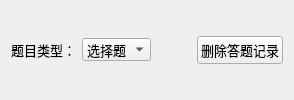
              <widget class="QWidget" name="widget_5" native="true">
               <property name="font">
                <font>
                 <pointsize>10</pointsize>
                </font>
               </property>
               <property name="styleSheet">
                <string notr="true">QWidget #widget_5 {
	border-left: 3px outset #2D42B8;
}</string>
               </property>
               <layout class="QHBoxLayout" name="horizontalLayout_3">
                <item>
                 <widget class="QLabel" name="label_8">
                  <property name="font">
                   <font>
                    <pointsize>10</pointsize>
                   </font>
                  </property>
                  <property name="text">
                   <string>题目类型：</string>
                  </property>
                 </widget>
                </item>
                <item>
                 <widget class="QComboBox" name="comboBox_showCategory">
                  <property name="sizePolicy">
                   <sizepolicy hsizetype="Preferred" vsizetype="Maximum">
                    <horstretch>0</horstretch>
                    <verstretch>0</verstretch>
                   </sizepolicy>
                  </property>
                  <property name="font">
                   <font>
                    <pointsize>10</pointsize>
                   </font>
                  </property>
                  <item>
                   <property name="text">
                    <string>选择题</string>
                   </property>
                  </item>
                  <item>
                   <property name="text">
                    <string>填空题</string>
                   </property>
                  </item>
                  <item>
                   <property name="text">
                    <string>编程题</string>
                   </property>
                  </item>
                 </widget>
                </item>
                <item>
                 <spacer name="horizontalSpacer_4">
                  <property name="orientation">
                   <enum>Qt::Horizontal</enum>
                  </property>
                  <property name="sizeHint" stdset="0">
                   <size>
                    <width>40</width>
                    <height>20</height>
                   </size>
                  </property>
                 </spacer>
                </item>
                <item>
                 <widget class="QPushButton" name="btn_clearRecord">
                  <property name="font">
                   <font>
                    <pointsize>10</pointsize>
                   </font>
                  </property>
                  <property name="styleSheet">
                   <string notr="true"/>
                  </property>
                  <property name="text">
                   <string>删除答题记录</string>
                  </property>
                 </widget>
                </item>
               </layout>
              </widget>
